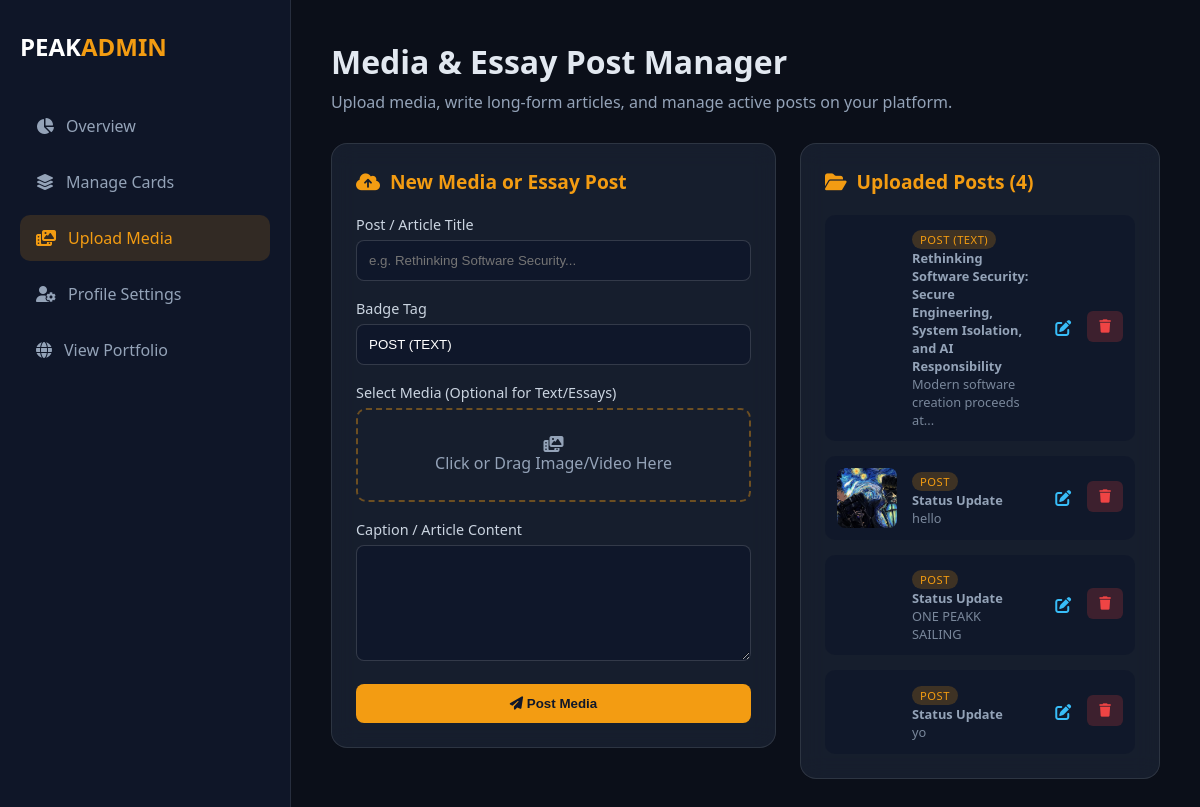
The app's page /dashboard/post (signed in), older data.
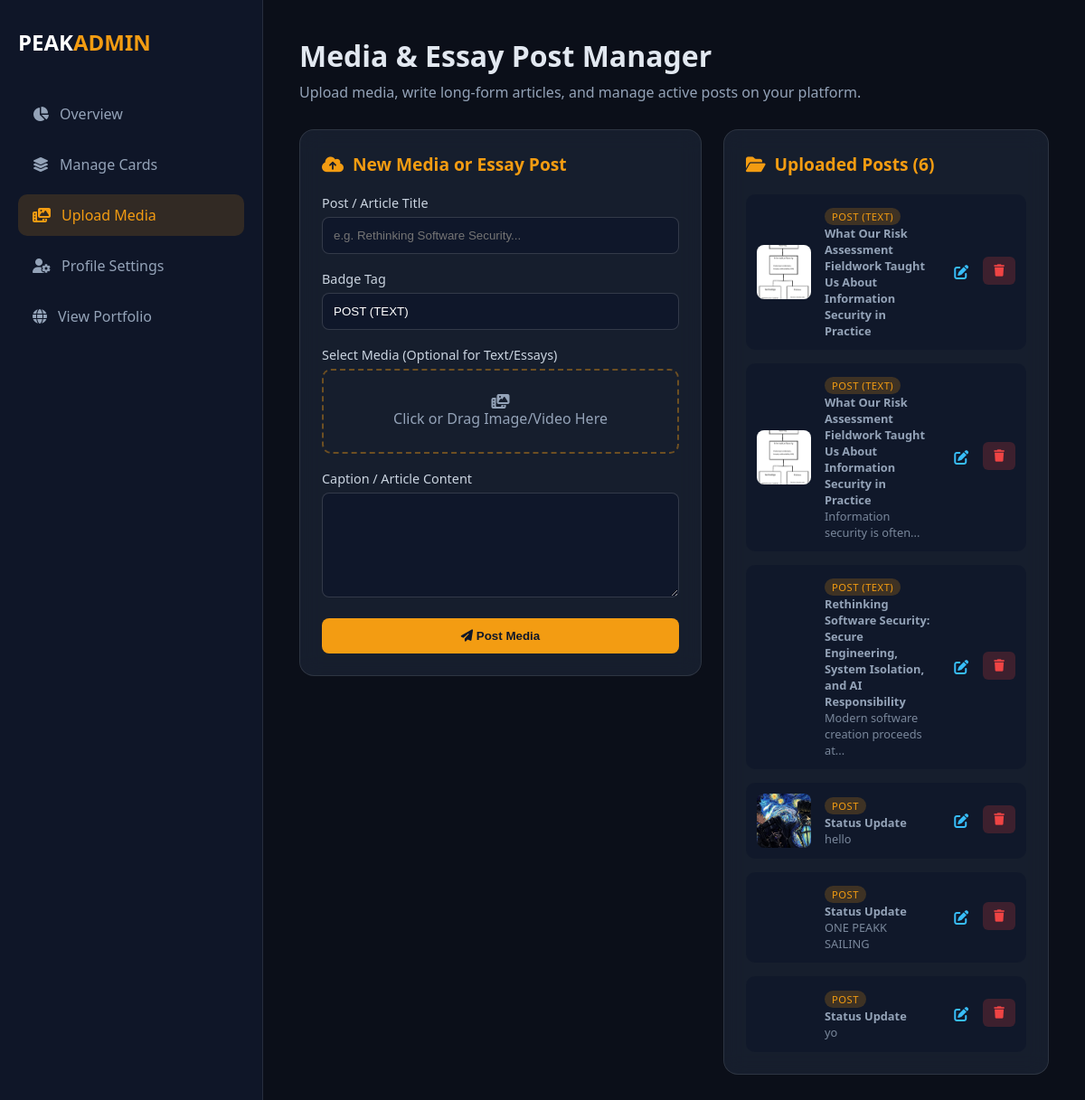
The same page, newer data.
### app.py (models this page shows)
class MediaUpload(db.Model):
    id = db.Column(db.Integer, primary_key=True)
    title = db.Column(db.String(100), nullable=True)
    caption = db.Column(db.Text, nullable=True)
    badge = db.Column(db.String(50), default="Featured")
    filename = db.Column(db.String(255), nullable=True)
    media_type = db.Column(db.String(10), nullable=True)
    created_at = db.Column(db.DateTime, default=datetime.utcnow)

### app.py (the view)
@app.route('/dashboard/post')
@login_required
def dashboard_post():
    edit_id = request.args.get('edit_id', type=int)
    edit_post = MediaUpload.query.get(edit_id) if edit_id else None
    uploads = MediaUpload.query.order_by(MediaUpload.id.desc()).all()
    return render_template('dashboard_post.html', uploads=uploads, edit_post=edit_post)

### app.py (called while the page is built)
@login_manager.user_loader
def load_user(user_id):
    return db.session.get(User, int(user_id))

### templates/dashboard_post.html (shortened to what this page needs)
<!DOCTYPE html>
<html lang="en">
<head>
    <link rel="stylesheet" href="https://cdnjs.cloudflare.com/ajax/libs/font-awesome/6.4.0/css/all.min.css">
    <link rel="stylesheet" href="{{ url_for('static', filename='css/dashboard.css') }}">
</head>
<body class="dashboard-body">
    <div class="dashboard-container">
        <aside class="dashboard-sidebar">
            <div class="brand">
                <h2>PEAK<span>ADMIN</span></h2>
            </div>
            <nav class="dash-nav">
                <a href="{{ url_for('dashboard') }}">
                    <i class="fa-solid fa-chart-pie"></i> Overview
                </a>
                <a href="{{ url_for('dashboard_cards') }}">
                    <i class="fa-solid fa-layer-group"></i> Manage Cards
                </a>
                <a href="{{ url_for('dashboard_post') }}" class="active">
                    <i class="fa-solid fa-photo-film"></i> Upload Media
                </a>
                <a href="{{ url_for('dashboard_profile_page') }}">
                    <i class="fa-solid fa-user-gear"></i> Profile Settings
                </a>
                <a href="{{ url_for('home') }}">
                    <i class="fa-solid fa-globe"></i> View Portfolio
                </a>
            </nav>
        </aside>
        <main class="dashboard-content">
            <header class="dash-header">
                <h1>Media & Essay Post Manager</h1>
                <p>Upload media, write long-form articles, and manage active posts on your platform.</p>
            </header>
            <div class="dash-grid">
                <div class="dash-card">
                    <h3>
                        <i class="fa-solid fa-cloud-arrow-up"></i>
                        {% if edit_post %}Edit Post / Essay{% else %}New Media or Essay Post{% endif %}
                    </h3>
                    <form action="{% if edit_post %}{{ url_for('update_media', upload_id=edit_post.id) }}{% else %}{{ url_for('upload_media') }}{% endif %}"
                          method="POST"
                          enctype="multipart/form-data"
                          class="dash-form">
                        <div class="form-group">
                            <label for="title">Post / Article Title</label>
                            <input type="text" id="title" name="title" class="form-control"
                                   placeholder="e.g. Rethinking Software Security..."
                                   value="{{ edit_post.title if edit_post else '' }}">
                        </div>
                        <div class="form-group">
                            <label for="badge">Badge Tag</label>
                            <input type="text" id="badge" name="badge" class="form-control"
                                   placeholder="e.g. POST (TEXT), Article, Essay"
                                   value="{{ edit_post.badge if edit_post else 'POST (TEXT)' }}">
                        </div>
                        <div class="form-group">
                            <label>Select Media (Optional for Text/Essays)</label>
                            <div class="file-upload-wrapper">
                                <div class="file-dummy">
                                    <i class="fa-solid fa-photo-film"></i>
                                    <span id="file-label">Click or Drag Image/Video Here</span>
                                </div>
                            </div>
                        </div>
                        <div class="form-group">
                            <label for="caption_editor">Caption / Article Content</label>
                            <textarea id="caption_editor" name="caption" rows="6">
                                {{ edit_post.caption if edit_post else '' }}
                            </textarea>
                        </div>
                        <div class="form-actions" style="margin-top: 15px;">
                            <button type="submit" class="btn-submit">
                                <i class="fa-solid fa-paper-plane"></i>
                                {% if edit_post %}Update Post{% else %}Post Media{% endif %}
                            </button>
                        </div>
                    </form>
                </div>
                <div class="dash-card">
                    <h3><i class="fa-solid fa-folder-open"></i> Uploaded Posts ({{ uploads|length if uploads else 0 }})</h3>
                    <div class="card-list">
                        {% if uploads %}
                            {% for item in uploads %}
                            <div class="card-item">
                                <div class="thumb-box">
                                    {% if item.filename %}
                                        {% if item.media_type == 'image' %}
                                            <img src="{{ url_for('static', filename='uploads/' + item.filename) }}" alt="Media">
                                        {% else %}
                                            <video src="{{ url_for('static', filename='uploads/' + item.filename) }}" muted></video>
                                        {% endif %}
                                    {% else %}
                                        <div style="display: flex; align-items: center; justify-content: center; height: 100%; background: #1e293b; color: #f59e0b;">
                                            <i class="fa-solid fa-file-lines" style="font-size: 1.5rem;"></i>
                                        </div>
                                    {% endif %}
                                </div>
                                <div class="card-info">
                                    <span class="badge">{{ item.badge or item.media_type|upper or 'POST' }}</span>
                                    <p><strong>{{ item.title or 'Untitled Post' }}</strong></p>
                                    <p style="font-size: 0.8rem; opacity: 0.8;">{{ item.caption|striptags|truncate(40) }}</p>
                                </div>
                                <div class="card-actions" style="display: flex; gap: 6px;">
                                    <a href="{{ url_for('dashboard_post', edit_id=item.id) }}" class="btn-edit" title="Edit Post" style="padding: 6px 10px; color: #38bdf8;">
                                        <i class="fa-solid fa-pen-to-square"></i>
                                    </a>
                                    <form action="{{ url_for('delete_media', upload_id=item.id) }}" method="POST" onsubmit="return confirm('Delete this media file?');" style="margin: 0;">
                                        <button type="submit" class="btn-delete" title="Delete Media">
                                            <i class="fa-solid fa-trash"></i>
                                        </button>
                                    </form>
                                </div>
                            </div>
                            {% endfor %}
                        {% else %}
                            <p class="empty-msg">No media uploads found. Use the form to post videos, images, or articles!</p>
                        {% endif %}
                    </div>
                </div>
            </div>
        </main>
    </div>
</body>
</html>

### static/css/dashboard.css (style rules this page uses)
body.dashboard-body { background-color: #0b0f19; color: #e2e8f0; font-family: 'Segoe UI', Tahoma, Geneva, Verdana, sans-serif; margin: 0; padding: 0; }
.dashboard-container { display: flex; min-height: 100vh; }
.dashboard-sidebar { width: 250px; background: rgba(15, 23, 42, 0.95); border-right: 1px solid rgba(255, 255, 255, 0.1); padding: 30px 20px; display: flex; flex-direction: column; }
.dashboard-sidebar .brand h2 { color: #ffffff; font-size: 1.5rem; margin: 0 0 40px 0; }
.dashboard-sidebar .brand span { color: #f39c12; }
.dash-nav a { display: flex; align-items: center; gap: 12px; color: #94a3b8; text-decoration: none; padding: 12px 16px; border-radius: 10px; margin-bottom: 10px; transition: all 0.2s ease; }
.dash-nav a:hover, .dash-nav a.active { background: rgba(243, 156, 18, 0.15); color: #f39c12; }
.dashboard-content { flex: 1; padding: 40px; overflow-y: auto; }
.dash-header { margin-bottom: 30px; }
.dash-header h1 { font-size: 2rem; margin: 0 0 8px 0; }
.dash-header p { color: #94a3b8; margin: 0; }
.dash-grid { display: grid; grid-template-columns: 1fr 1fr; gap: 30px; }
.dash-card { background: rgba(30, 41, 59, 0.6); backdrop-filter: blur(12px); border: 1px solid rgba(255, 255, 255, 0.1); border-radius: 16px; padding: 24px; }
.dash-card h3 { margin: 0 0 20px 0; font-size: 1.2rem; color: #f39c12; display: flex; align-items: center; gap: 10px; }
.dash-form .form-group { margin-bottom: 18px; }
.dash-form label { display: block; margin-bottom: 6px; font-size: 0.9rem; color: #cbd5e1; }
.dash-form input[type="text"], .dash-form textarea { width: 100%; padding: 12px; background: rgba(15, 23, 42, 0.8); border: 1px solid rgba(255, 255, 255, 0.15); border-radius: 8px; color: #ffffff; box-sizing: border-box; }
.file-upload-wrapper { position: relative; height: 90px; border: 2px dashed rgba(243, 156, 18, 0.4); border-radius: 10px; overflow: hidden; }
.file-dummy { display: flex; flex-direction: column; align-items: center; justify-content: center; height: 100%; color: #94a3b8; }
.btn-submit { width: 100%; padding: 12px; background: #f39c12; border: none; border-radius: 8px; color: #0f172a; font-weight: bold; cursor: pointer; transition: background 0.2s; }
.card-list { display: flex; flex-direction: column; gap: 15px; }
.card-item { display: flex; align-items: center; background: rgba(15, 23, 42, 0.7); padding: 12px; border-radius: 10px; gap: 15px; }
.thumb-box { width: 60px; height: 60px; border-radius: 8px; overflow: hidden; flex-shrink: 0; }
.thumb-box img { width: 100%; height: 100%; object-fit: cover; }
.card-info { flex: 1; }
.card-info .badge { font-size: 0.7rem; background: rgba(243, 156, 18, 0.2); color: #f39c12; padding: 2px 8px; border-radius: 12px; }
.card-info p { margin: 0; font-size: 0.8rem; color: #94a3b8; }
.btn-delete { background: rgba(239, 68, 68, 0.2); color: #ef4444; border: none; padding: 8px 12px; border-radius: 6px; cursor: pointer; transition: background 0.2s; }
.thumb-box video { width: 100%; height: 100%; object-fit: cover; border-radius: 8px; }
.card-info .badge { text-transform: uppercase; letter-spacing: 0.5px; }

### templates/dashboard_post.html (style rules this page uses)
.dashboard-content { overflow-x: hidden; width: 100%; box-sizing: border-box; }
.dash-grid { display: grid !important; grid-template-columns: minmax(0, 1fr) 360px !important; gap: 24px !important; align-items: start !important; width: 100% !important; }
.dash-card { min-width: 0 !important; position: relative !important; z-index: 1 !important; }

Row changes from the older to the newer data that the page shows:
added MediaUpload: filename (picture), badge "POST (TEXT)", title "What Our Risk Assessment Fieldwork Taught Us About Information Security in Practice"
added MediaUpload: filename (picture), badge "POST (TEXT)", title "What Our Risk Assessment Fieldwork Taught Us About Information Security in Practice", caption "Information security is often..."
Text that changed along with them:
{{ uploads|length if uploads else 0 }}: "4" → "6"
